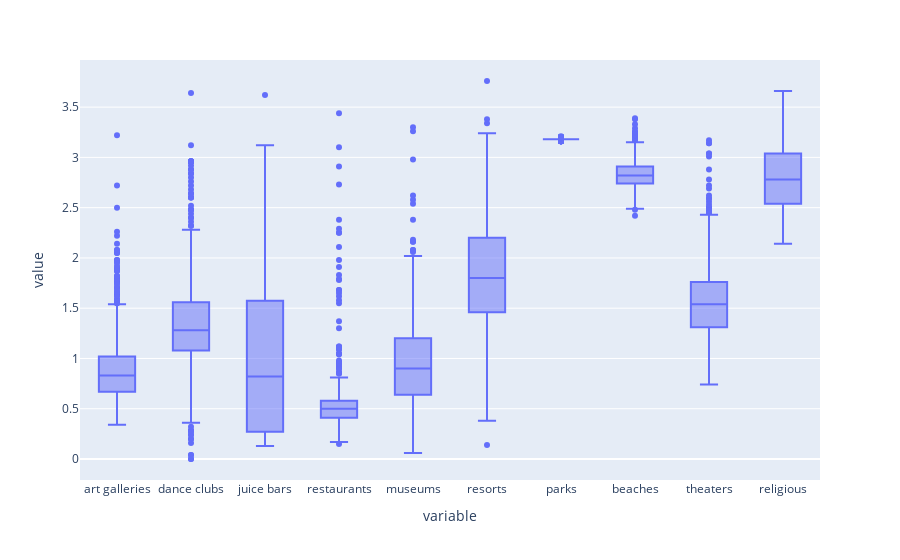

Notebook cell for this chart:
### Code cell
fig = px.box(df_trvl_rvw, y = ['art galleries'
,'dance clubs'
,'juice bars'
,'restaurants'
,'museums'
,'resorts'
,'parks'
,'beaches'
,'theaters'
,'religious'])
fig.show()

### Figure 1 — Plotly figure (JSON) as saved in the notebook; plotly's stock layout.template omitted (floating-point values rounded to 4 significant figures; data arrays with more than 128 entries replaced by an {"elided": "..."} marker saying what was removed)
{"data": [{"alignmentgroup": "True", "hovertemplate": "variable=%{x}<br>value=%{y}<extra></extra>", "legendgroup": "", "marker": {"color": "#636efa"}, "name": "", "notched": false, "offsetgroup": "", "orientation": "v", "showlegend": false, "type": "box", "x": {"elided": "9800 str values"}, "x0": " ", "xaxis": "x", "y": {"elided": "9800 float values"}, "y0": " ", "yaxis": "y"}], "layout": {"boxmode": "group", "legend": {"tracegroupgap": 0}, "margin": {"t": 60}, "xaxis": {"anchor": "y", "domain": [0, 1], "title": {"text": "variable"}}, "yaxis": {"anchor": "x", "domain": [0, 1], "title": {"text": "value"}}}}
